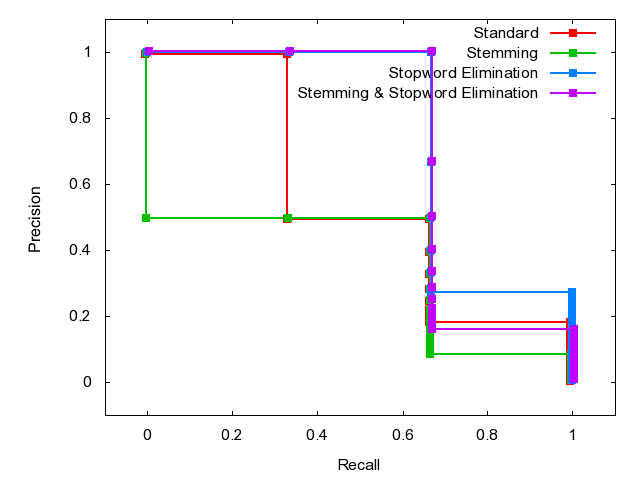

Here is the gnuplot script that generated this plot:

	set terminal png
	set output 'Q16.png'
	set ylabel 'Precision'
	set xlabel 'Recall'
	set xrange [-0.1:1.1]
	set yrange [-0.1:1.1]
	plot 'Q16.dat' index 0 using 1:2 w linespoints lw 2 pt 5 title 'Standard', \
'Q16.dat' index 1 using 1:2 w linespoints lw 2 pt 5 title 'Stemming', \
'Q16.dat' index 2 using 1:2 w linespoints lw 2 pt 5 title 'Stopword Elimination', \
'Q16.dat' index 3 using 1:2 w linespoints lw 2 pt 5 title 'Stemming & Stopword Elimination'
